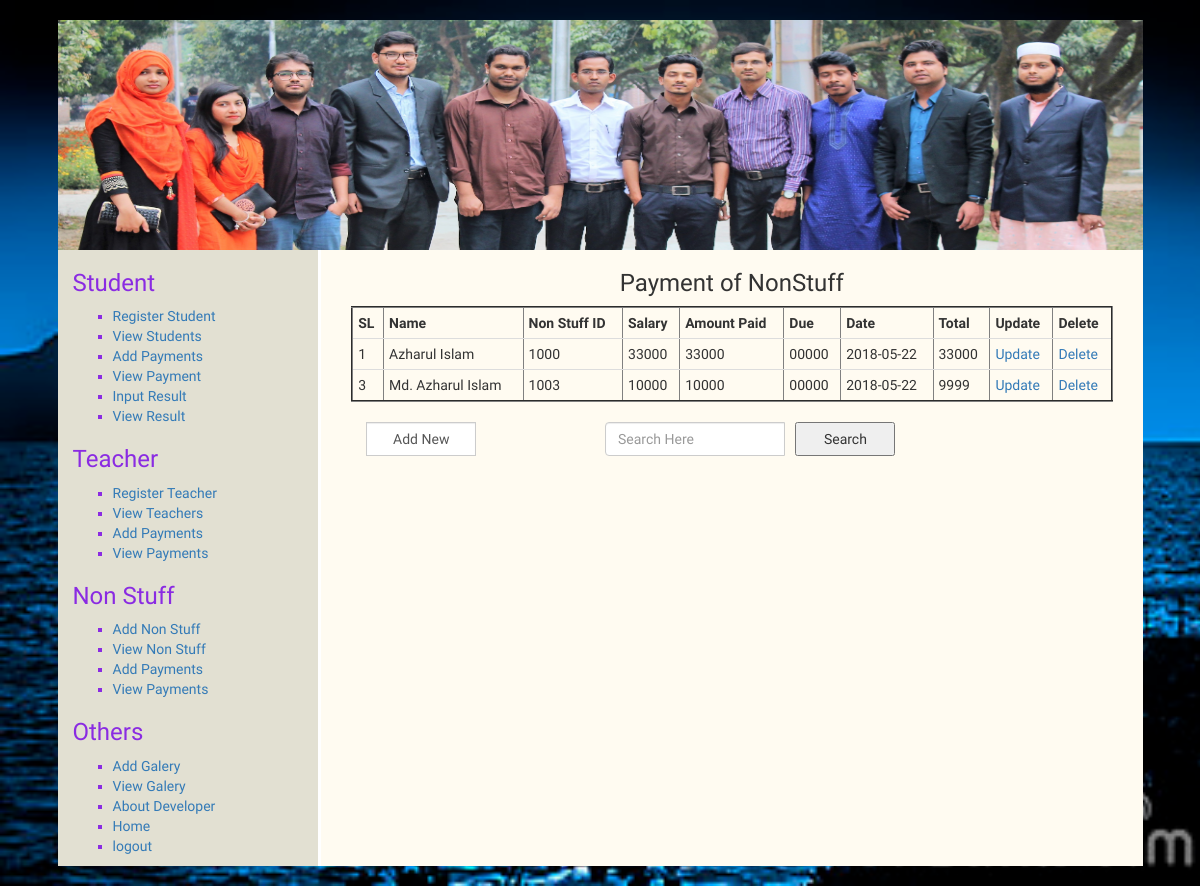
/vnsPay.php (signed in), run on the app's committed database.
### tables this page shows
CREATE TABLE IF NOT EXISTS `nspay` (
  `id` int(11) NOT NULL AUTO_INCREMENT,
  `name` varchar(111) NOT NULL,
  `nid` varchar(111) NOT NULL,
  `salary` varchar(111) NOT NULL,
  `paid` varchar(111) NOT NULL,
  `due` varchar(111) NOT NULL,
  `dates` varchar(111) NOT NULL,
  `total` varchar(111) NOT NULL,
  PRIMARY KEY (`id`)
);

### vnsPay.php (the view, shortened to what this page needs)
<?php include("header.php"); ?>
		<div class="col-md-12">
			<?php include("leftMenu.php"); ?>
			<div class="col-md-9 hstu">
					<h3 class="text-center">Payment of NonStuff</h3>
						<form action="" method="post" enctype="multipart/form-data">
						<?php include("config.php"); ?>
						<?php
								$sql = "SELECT * FROM nspay";
								$result = $conn->query($sql);
								if ($result->num_rows > 0) {
									echo "<table border='2' align='center' class='table table-hover'>
												<tr>
													<th>SL</th>
													<th>Name</th>
													<th>Non Stuff ID</th>
													<th>Salary</th>
													<th>Amount Paid</th>
													<th>Due</th>
													<th>Date</th>
													<th>Total</th>
													<th>Update</th>
													<th>Delete</th>
												</tr>";
										while($row = $result->fetch_assoc()){
												echo "<tr>";
													echo "<td>".$row['id']."</td>";
													echo "<td>".$row['name']."</td>";
													echo "<td>".$row['nid']."</td>";
													echo "<td>".$row['salary']."</td>";
													echo "<td>".$row['paid']."</td>";
													echo "<td>".$row['due']."</td>";
													echo "<td>".$row['dates']."</td>";
													echo "<td>".$row['total']."</td>";
						?>
													<td><a href="updnsPay.php?id=<?php echo $row['id']?>">Update</a></td>
													<td><a href="delnsPay.php?id=<?php echo $row['id']?>">Delete</a></td>
						<?php
												echo "</tr>";
										}
									echo "</table>";
								} else {
									echo("No Data were Found!");
								}
						 ?>
					</form>
					<form action="searchnsPay.php" method="post" enctype="multipart/form-data">
						<div class="form-group">
						        <div class="col-md-4 inputGroupContainer">
						          <div class="input-group">
						           <a href="nsPay.php"><input name="addnew" class="form-control" type="button" value="Add New" style="width:110px;"></a>
						           </div>
						        </div>
     					</div>
     					<div class="form-group">
						        <div class="inputGroupContainer">
						          <div class="input-group">
						           	<input name="search" placeholder="Search Here" class="form-control" type="text" style="width: 180px;"></a> &nbsp;&nbsp;
						           	<button type="submit" style="width:100px;">Search</button>
						           </div>
						        </div>
     					</div>
					</form>
			</div>
		</div>
		<?php include("footer.php"); ?>

### style.css (style rules this page uses)
body { padding: 5px auto; font-family: 'El Messiri', sans-serif; background:url(img/backimg2.jpg) fixed no-repeat; background-size:cover; }
a,a:hover { text-decoration:none; }
.input-group input[type="text"],.input-group input[type="email"],.input-group input[type="date"],.input-group input[type="password"] { width: 150px; }
.input-group input[type="submit"],.input-group input[type="button"],.input-group input[type="password"],.input-group input[type="file"] { width: 150px; }
select,button[type="submit"] { width: 150px; height: 34px; }
.table > tbody > tr > td, .table > tbody > tr > th, .table > tfoot > tr > td, .table > tfoot > tr > th, .table > thead > tr > td, .table > thead > tr > th { padding: 5px; }

### data on the page
nspay: id "1", name "Azharul Islam", nid "1000", salary "33000", paid "33000", due "00000", dates "2018-05-22", total "33000"
nspay: id "3", name "Md. Azharul Islam", nid "1003", salary "10000", paid "10000", due "00000", dates "2018-05-22", total "9999"
